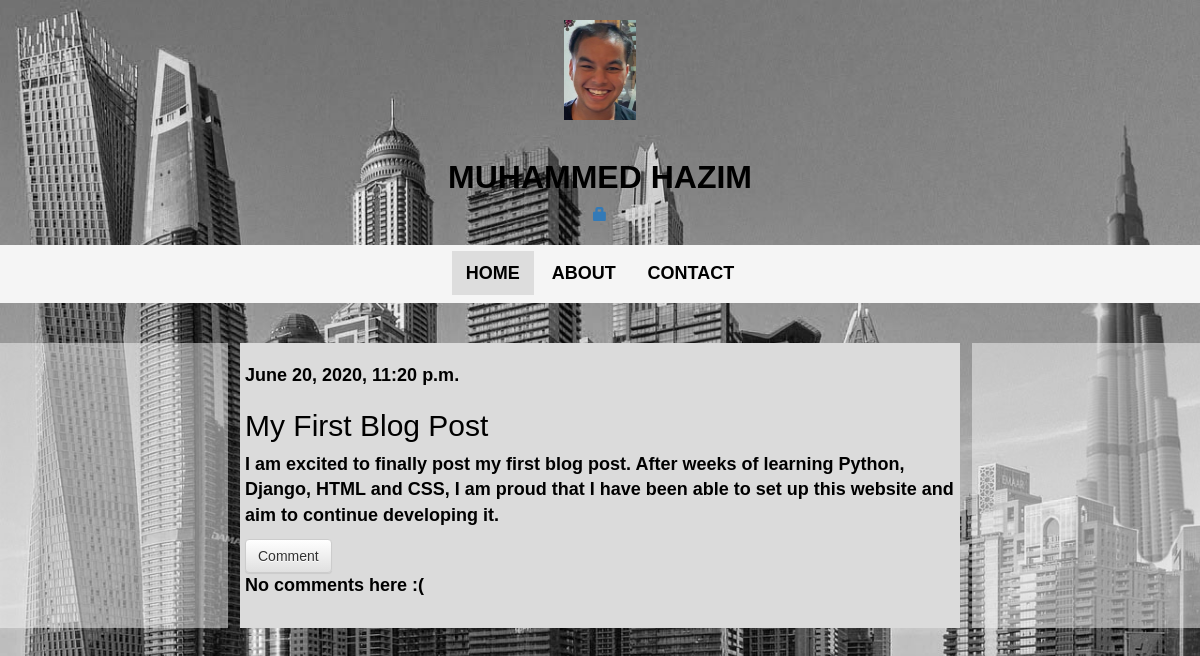
Page /post/4/ on the earlier database version.
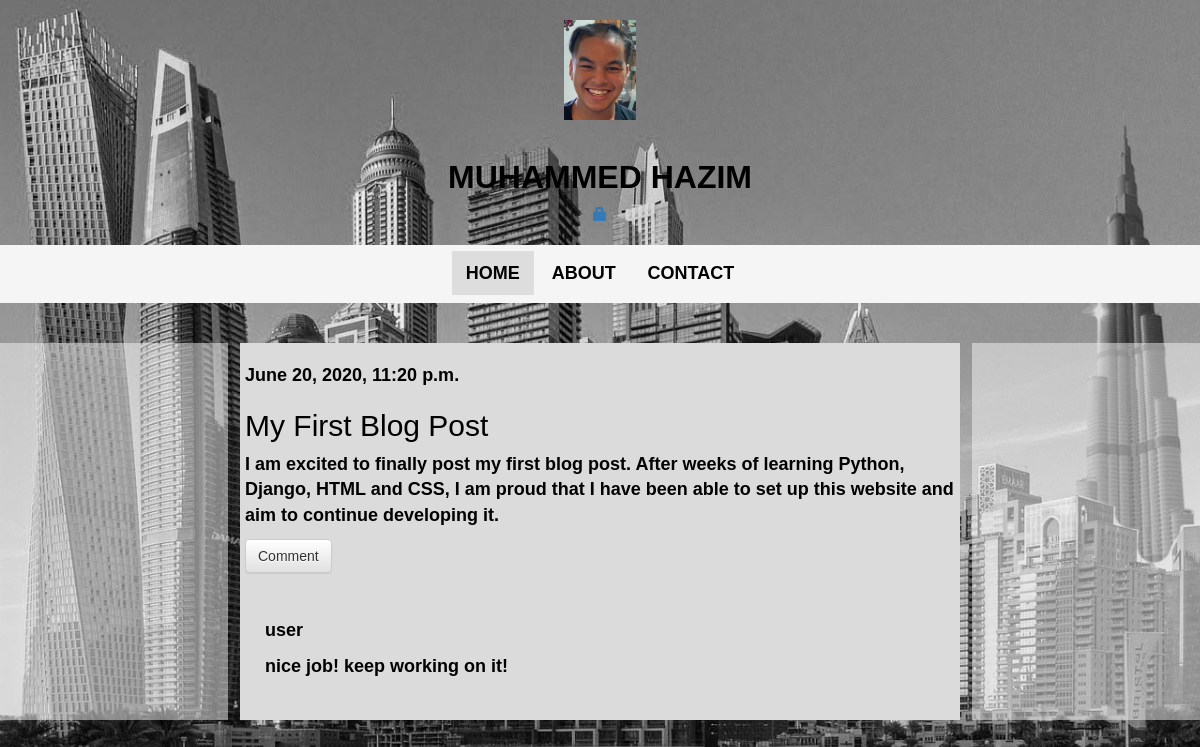
Same page on the later database version.
### blog/models.py (models this page shows, shortened)
class Post(models.Model):
    author=models.ForeignKey(settings.AUTH_USER_MODEL, on_delete=models.CASCADE)
    title= models.CharField(max_length=200)
    text= models.TextField()
    created_date = models.DateTimeField(default=timezone.now)
    published_date = models.DateTimeField(blank=True,null=True)

class Comment(models.Model):
    post=models.ForeignKey('blog.Post', on_delete=models.CASCADE, related_name='comments')
    author=models.CharField(max_length=200)
    text=models.TextField()
    created_date= models.DateTimeField(default=timezone.now)
    approved_comment= models.BooleanField(default=False)

### blog/views.py (the view)
# urls.py: path('post/<int:pk>/', views.post_detail, name='post_detail'),
def post_detail(request, pk):
    post= get_object_or_404(Post, pk=pk)
    return render(request, 'blog/post_detail.html', {'post':post})

### blog/templates/blog/post_detail.html (shortened to what this page needs)
{% extends 'blog/base.html' %} {% block content %}
<div class="post">
  {% if post.published_date %}
  <div class="date">
    {{ post.published_date}}
  </div>
  {% else %}
  <a class="btn btn-default" href="{% url 'post_publish' pk=post.pk %}"
    >Publish</a
  >
  {% endif %}
  <h2>{{ post.title }}</h2>
  <p>{{ post.text|linebreaksbr }}</p>
</div>
<a class="btn btn-default" href="{% url 'add_comment' pk=post.pk %}">Comment</a>
{% for comment in post.comments.all %}
  {% if user.is_authenticated or comment.approved_comment %}
<div class="comment">
  <br />
  <strong>{{comment.author}}</strong>
  <p>{{comment.text|linebreaks}}</p>
</div>
{% endif %}
{% empty %}
<p>No comments here :(</p>
{% endfor%} {% endblock %}

### blog/templates/blog/base.html (shortened to what this page needs)
{% load static %}
<!DOCTYPE html>
<html>
  <head>
    <link
      rel="stylesheet"
      href="//maxcdn.bootstrapcdn.com/bootstrap/3.2.0/css/bootstrap.min.css"
    />
    <link
      rel="stylesheet"
      href="//maxcdn.bootstrapcdn.com/bootstrap/3.2.0/css/bootstrap-theme.min.css"
    />
    <link rel="stylesheet" href="{% static 'css/styles.css' %}" />
  </head>
  <body>
    <div class="profilepic" style="padding-top: 20px;">
      <img src="{% static 'imgs/IMG-4012.JPG' %}" alt="icon" height="100px" />
    </div>
    <br />
    <div class="ttl">
      <h1
        style="
          font-family: Arial, Helvetica, sans-serif;
          font-weight: bold;
          font-size: xx-large;
        "
      >
        MUHAMMED HAZIM
      </h1>
      {% if user.is_authenticated %}
      <a href="{% url 'post_new' %}" class="top_menu"
        ><span class="glyphicon glyphicon-plus"></span
      ></a>
      <a href="{% url 'post_draft_list' %}" class="top-menu"
        ><span class="glyphicon glyphicon-edit"></span
      ></a>
      <p class="top menu" style="background-color: #ddd;">
        Hello {{user.username}}
        <small> (<a href="{% url 'logout' %}">Logout</a>)</small>
      </p>
      {% else %}
      <a href="{% url 'login' %}" class="top-menu"
        ><span class="glyphicon glyphicon-lock"></span
      ></a>
      {% endif %}
    </div>
    <br />
    <div class="taskbar">
      <a class="active" href="{% url 'post_list' %}">HOME</a>
      <a href="{% url 'webpage2' %}">ABOUT</a>
      <a href="{% url 'webpage3' %}">CONTACT</a>
    </div>
    <br />
    <br />
    <div class="tempholder">
      <div class="ltemp">
        <div class="lcont">
        </div>
      </div>
      <div class="main">
        <div class="content_container">
          <div class="row">
            <div class="text">
              {% block content %} {% endblock %}
            </div>
          </div>
        </div>
      </div>
      <div class="rtemp">
        <div class="rcont">
        </div>
      </div>
    </div>
  </body>
</html>

### blog/static/css/styles.css (style rules this page uses)
html, body { height: 100%; margin: 0; }
.tempholder { display: flex; height: fit-content; }
.ltemp { width: 20%; float: left; }
.lcont { float: left; width: 95%; height: 100%; background-color: whitesmoke; text-align: center; }
.main { width: 60%; height: 100%; float: left; background-color: rgb(219, 219, 219); }
.rtemp { width: 20%; float: right; }
.rtemp .rcont { width: 95%; height: 100%; float: right; background-color: whitesmoke; text-align: center; }
.profilepic { text-align: center; height: 120px; padding-top: 20px; }
.ttl { font-family: Arial, Helvetica, sans-serif; color: black; text-align: center; }
.taskbar { text-align: center; background-color: whitesmoke; padding-top: 16px; padding-bottom: 16px; }
.taskbar a { color: black; text-align: center; padding: 12px 14px; text-decoration: none; font-size: large; font-weight: bold; }
.taskbar a.active { background-color: #dddddd; }
.content_container { text-align: start; padding: 20px; }
.post { font-family: Arial, Helvetica, sans-serif; color: black; }
.text { font-family: Arial, Helvetica, sans-serif; font-weight: bold; font-size: large; }
.comment { margin: 20px 0px 20px 20px; }

Differences in the rows shown:
added Comment: author "user", text "nice job! keep working on it!"
Other differences:
text no longer shown: "No comments here :("
